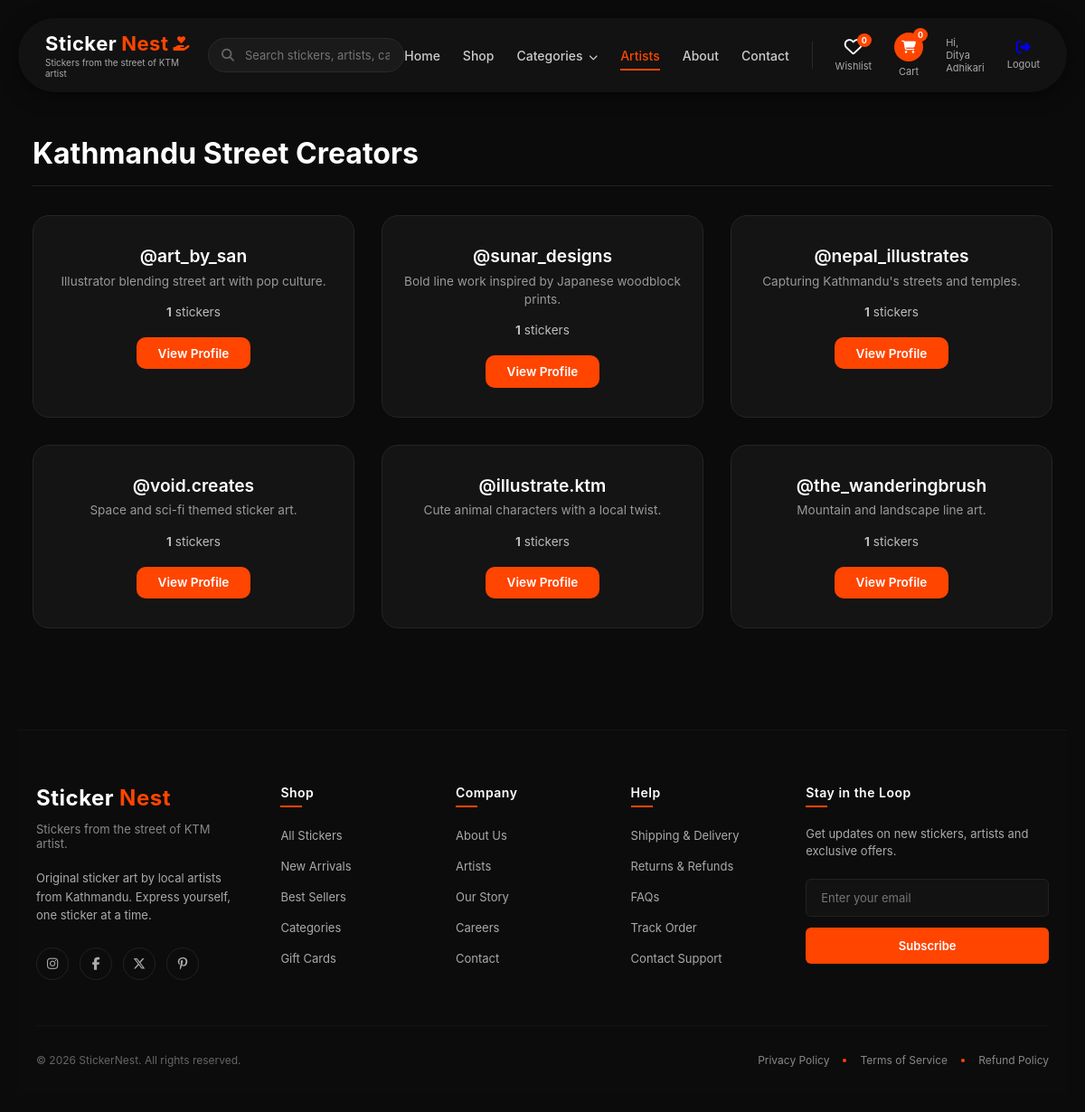
The app's page /artists (signed in) with its own data.
### models.py (models this page shows)
class Artist(db.Model):
    id = db.Column(db.Integer, primary_key=True)
    name = db.Column(db.String(100), nullable=False)
    handle = db.Column(db.String(100))
    bio = db.Column(db.String(300))
    avatar = db.Column(db.String(200))
    stickers = db.relationship('Sticker', backref='artist', lazy=True)

### app.py (the view)
@app.route("/artists")
def artists():
    artist_list = Artist.query.all()
    return render_template("artists.html", artists=artist_list)

### app.py (called while the page is built)
@app.context_processor
def inject_categories():
    return dict(nav_categories=Category.query.all())

### templates/artists.html (shortened to what this page needs)
{% extends 'base.html' %}
{% block extra_css %}
<link rel="stylesheet" href="{{ url_for('static', filename='css/cards.css') }}">
<link rel="stylesheet" href="{{ url_for('static', filename='css/artists.css') }}">
{% endblock %}
{% block content %}
<main class="page-wrapper">
  <section class="artists-section">
    <div class="section-header">
      <h2 class="section-title">Kathmandu Street Creators</h2>
    </div>
    <div class="artists-grid">
      {% for artist in artists %}
      <div class="artist-card">
  <div class="artist-meta">
    <h3 class="artist-name">{{ artist.handle }}</h3>
    <p class="artist-bio">{{ artist.bio }}</p>
    <div class="artist-stats">
      <span class="stat-item"><strong>{{ artist.stickers | length }}</strong> stickers</span>
    </div>
    <a href="#" class="view-profile-btn">View Profile</a>
  </div>
</div>
       {% endfor %}
    </div>
  </section>
</main>
{% endblock %}

### static/css/style.css (style rules this page uses)
* { margin: 0; padding: 0; box-sizing: border-box; font-family: 'Segoe UI', Tahoma, Geneva, Verdana, sans-serif; }
:root { --color-bg: #0b0b0b; --color-card-bg: #141414; --color-border: #252525; --color-accent: #ff4500; --color-accent-hover: #ff6b35; --color-text: #ffffff; --color-text-muted: #999999; }
body { background-color: var(--color-bg); padding: 20px; color: var(--color-text); }
a { text-decoration: none; }

### static/css/footer.css (style rules this page uses)
* { margin: 0; padding: 0; box-sizing: border-box; font-family: -apple-system, BlinkMacSystemFont, "Segoe UI", Roboto, sans-serif; }
body { background-color: #0b0b0b; }

### static/css/cards.css (style rules this page uses)
.page-wrapper { max-width: 1300px; margin: 0 auto; padding: 3rem 1rem; color: #ffffff; }
.section-header { display: flex; justify-content: space-between; align-items: center; margin-bottom: 2rem; border-bottom: 1px solid #222; padding-bottom: 1rem; }
.section-title { font-size: 2rem; font-weight: 700; color: #ffffff; margin: 0; }
.artist-name { color: #bdbdbd; }

### static/css/artists.css (style rules this page uses)
.artists-section { margin-bottom: 4rem; }
.artists-grid { display: grid; grid-template-columns: repeat(auto-fit, minmax(280px, 1fr)); gap: 30px; }
.artist-card { background: #141414; border: 1px solid #252525; border-radius: 18px; padding: 2rem 1.5rem; text-align: center; display: flex; flex-direction: column; align-items: center; transition: .3s ease; }
.artist-meta { width: 100%; }
.artist-name { font-size: 1.2rem; font-weight: 600; color: #ffffff; margin: 0 0 0.35rem 0; }
.artist-bio { font-size: 0.85rem; color: #999; margin: 0 0 1rem 0; line-height: 1.5; }
.artist-stats { display: flex; justify-content: center; gap: 1rem; margin-bottom: 1.25rem; font-size: 0.85rem; color: #bdbdbd; }
.view-profile-btn { background: #ff4500; color: #fff; text-decoration: none; border-radius: 10px; padding: .6rem 1.5rem; font-size: .85rem; font-weight: 600; transition: .3s ease; display: inline-block; }

### records on screen
Artist: handle "@art_by_san", bio "Illustrator blending street art with pop culture.", stickers|length "1"
Artist: handle "@sunar_designs", bio "Bold line work inspired by Japanese woodblock prints.", stickers|length "1"
Artist: handle "@nepal_illustrates", bio "Capturing Kathmandu's streets and temples.", stickers|length "1"
Artist: handle "@void.creates", bio "Space and sci-fi themed sticker art.", stickers|length "1"
Artist: handle "@illustrate.ktm", bio "Cute animal characters with a local twist.", stickers|length "1"
Artist: handle "@the_wanderingbrush", bio "Mountain and landscape line art.", stickers|length "1"

### other values on screen
{{ session.get("user_name") }} "Ditya Adhikari"
